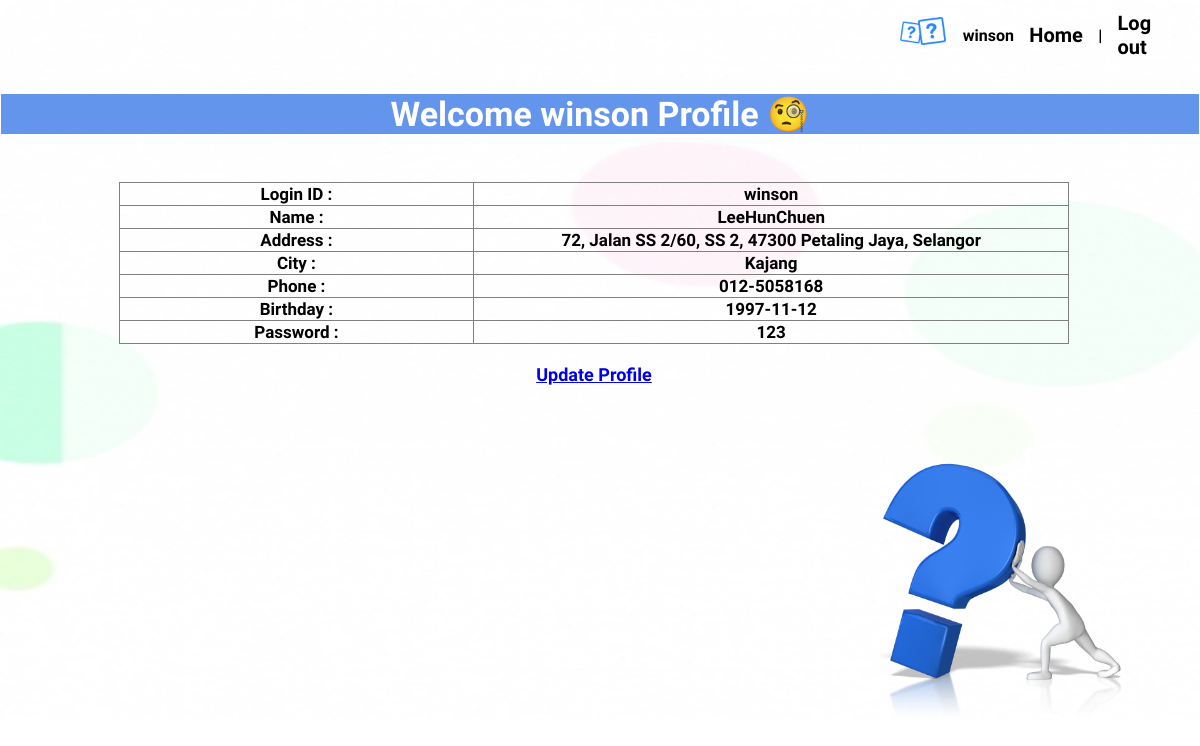
The app's page /userUpdateProfile.php (signed in) with its own data.
### tables this page shows
CREATE TABLE `quizregisterpage` (
  `id` int(6) UNSIGNED NOT NULL,
  `loginid` varchar(30) NOT NULL,
  `username` varchar(30) NOT NULL,
  `address` varchar(300) NOT NULL,
  `city` varchar(30) NOT NULL,
  `phone` varchar(30) NOT NULL,
  `email` varchar(30) NOT NULL,
  `birthday` varchar(50) DEFAULT NULL,
  `password` varchar(100) DEFAULT NULL,
  `confrimpassword` varchar(100) DEFAULT NULL
);

### userUpdateProfile.php (the view, shortened to what this page needs)
<?php
include"database.php";
$user_check=$_SESSION['loginid'];
$ses_sql=mysqli_query($con,"select loginid,id from quizregisterpage where loginid='$user_check'");
$row=mysqli_fetch_array($ses_sql,MYSQLI_ASSOC);
$loggedin_session=$row['loginid'];
$loggedin_id=$row['id'];
?>
<!DOCTYPE html>
<html>
<head>
</head>
<body>
<?php include"menu.php";?>
<center>
	<div class="move">
	<table style="width:100%" align="center">
	<tr><th><h1 style="background-color:#6495ED; color:white;">Welcome <?php echo $loggedin_session; ?> Profile 🧐</h1></th></tr>
	</table>
<div class="all-Table table-striped">
<table border="1px solid black" width="80%" >
<?php
	$result=mysqli_query($con,"SELECT * FROM quizregisterpage WHERE id = $loggedin_id");
	while($row=mysqli_fetch_array($result)){
		echo"<tr><td width=100>Login ID :</td><td width=170>" .$row['loginid']."</td></tr>";
		echo"<tr><td>Name :</td><td width=170>" .$row['username']."</font></td></tr>";
		echo"<tr><td>Address :</td><td width=170>" .$row['address']."</font></td></tr>";
		echo"<tr><td>City :</td><td width=170>" .$row['city']."</font></td></tr>";
		echo"<tr><td>Phone :</td><td width=170>" .$row['phone']."</font></td></tr>";
		echo"<tr><td>Birthday :</td><td width=170>" .$row['birthday']."</font></td></tr>";
		echo"<tr><td>Password :</td><td width=170>" .$row['password']."</font></td></tr>";
		echo"<table><br><tr><td><a href='userUpdateProfile1.php?loginid'><font size='4px'>Update Profile</font></a></td></tr></table>";
	}
?>
</table>
</div>
</center>
<div class="pmove">
<img src="images/question.png" width="250" height="270">
</div>
</body>
</html>

### userUpdateProfile.php (style rules this page uses)
body { margin:0; font-family: 'Yeseva One', cursive; }
html { background-repeat: no-repeat; background-size: 1600px 720px; height:720px; background-image:url("images/background1.jpg"); }
table,td,th { border-collapse: collapse; text-align: center; font-size: 17px; }
.all-Table { position: absolute; padding-top: 2%; width: 99%; }
.move { padding-top: 70px; }
.pmove { position:absolute; top: 56%; right: 6%; }

### menu.php (style rules this page uses)
* { font-family: 'Merienda One', cursive; font-weight: bold; }

### records on screen
quizregisterpage: loginid "winson", username "LeeHunChuen", address "72, Jalan SS 2/60, SS 2, 47300 Petaling Jaya, Selangor", city "Kajang", phone "012-5058168", birthday "1997-11-12", password "123"

### other values on screen
$_SESSION['loginid'] "winson"
